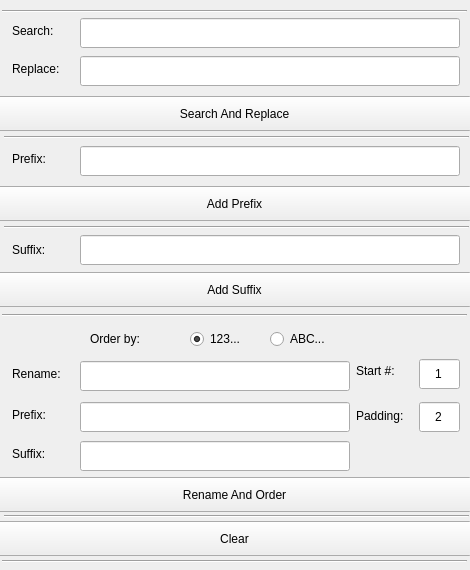
<?xml version="1.0" encoding="UTF-8"?>
<ui version="4.0">
 <class>MainWindow</class>
 <widget class="QMainWindow" name="MainWindow">
  <property name="geometry">
   <rect>
    <x>0</x>
    <y>0</y>
    <width>470</width>
    <height>570</height>
   </rect>
  </property>
  <property name="minimumSize">
   <size>
    <width>470</width>
    <height>570</height>
   </size>
  </property>
  <property name="maximumSize">
   <size>
    <width>99999</width>
    <height>99999</height>
   </size>
  </property>
  <property name="windowTitle">
   <string>MainWindow</string>
  </property>
  <widget class="QWidget" name="centralwidget">
   <widget class="QLineEdit" name="in_suffix">
    <property name="geometry">
     <rect>
      <x>80</x>
      <y>235</y>
      <width>380</width>
      <height>30</height>
     </rect>
    </property>
   </widget>
   <widget class="QLabel" name="lbl_prefix">
    <property name="geometry">
     <rect>
      <x>12</x>
      <y>149</y>
      <width>49</width>
      <height>20</height>
     </rect>
    </property>
    <property name="text">
     <string>Prefix: </string>
    </property>
   </widget>
   <widget class="QPushButton" name="btn_renameOrder">
    <property name="geometry">
     <rect>
      <x>-3</x>
      <y>477</y>
      <width>475</width>
      <height>35</height>
     </rect>
    </property>
    <property name="text">
     <string>Rename And Order</string>
    </property>
   </widget>
   <widget class="QPushButton" name="btn_searchReplace">
    <property name="geometry">
     <rect>
      <x>-3</x>
      <y>96</y>
      <width>475</width>
      <height>35</height>
     </rect>
    </property>
    <property name="mouseTracking">
     <bool>false</bool>
    </property>
    <property name="text">
     <string>Search And Replace</string>
    </property>
    <property name="checkable">
     <bool>false</bool>
    </property>
    <property name="autoDefault">
     <bool>false</bool>
    </property>
    <property name="default">
     <bool>false</bool>
    </property>
    <property name="flat">
     <bool>false</bool>
    </property>
   </widget>
   <widget class="QLineEdit" name="in_replace">
    <property name="geometry">
     <rect>
      <x>80</x>
      <y>56</y>
      <width>380</width>
      <height>30</height>
     </rect>
    </property>
   </widget>
   <widget class="QLabel" name="lbl_prefixOrder">
    <property name="geometry">
     <rect>
      <x>12</x>
      <y>405</y>
      <width>49</width>
      <height>20</height>
     </rect>
    </property>
    <property name="text">
     <string>Prefix: </string>
    </property>
   </widget>
   <widget class="QRadioButton" name="rbtn_letter">
    <property name="geometry">
     <rect>
      <x>270</x>
      <y>329</y>
      <width>71</width>
      <height>20</height>
     </rect>
    </property>
    <property name="text">
     <string>ABC...</string>
    </property>
   </widget>
   <widget class="QLineEdit" name="in_start">
    <property name="geometry">
     <rect>
      <x>419</x>
      <y>359</y>
      <width>41</width>
      <height>30</height>
     </rect>
    </property>
    <property name="text">
     <string>1</string>
    </property>
    <property name="alignment">
     <set>Qt::AlignCenter</set>
    </property>
   </widget>
   <widget class="QLineEdit" name="in_prefix">
    <property name="geometry">
     <rect>
      <x>80</x>
      <y>146</y>
      <width>380</width>
      <height>30</height>
     </rect>
    </property>
   </widget>
   <widget class="QLabel" name="lbl_suffixOrder">
    <property name="geometry">
     <rect>
      <x>12</x>
      <y>444</y>
      <width>49</width>
      <height>20</height>
     </rect>
    </property>
    <property name="text">
     <string>Suffix: </string>
    </property>
   </widget>
   <widget class="QLabel" name="lbl_replace">
    <property name="geometry">
     <rect>
      <x>12</x>
      <y>59</y>
      <width>61</width>
      <height>20</height>
     </rect>
    </property>
    <property name="text">
     <string>Replace: </string>
    </property>
   </widget>
   <widget class="Line" name="sep_end">
    <property name="geometry">
     <rect>
      <x>2</x>
      <y>560</y>
      <width>465</width>
      <height>3</height>
     </rect>
    </property>
    <property name="orientation">
     <enum>Qt::Horizontal</enum>
    </property>
   </widget>
   <widget class="QLabel" name="lbl_order">
    <property name="geometry">
     <rect>
      <x>90</x>
      <y>329</y>
      <width>81</width>
      <height>20</height>
     </rect>
    </property>
    <property name="text">
     <string>Order by: </string>
    </property>
   </widget>
   <widget class="QLineEdit" name="in_prefixOrder">
    <property name="geometry">
     <rect>
      <x>80</x>
      <y>402</y>
      <width>270</width>
      <height>30</height>
     </rect>
    </property>
   </widget>
   <widget class="QLabel" name="lbl_padding">
    <property name="geometry">
     <rect>
      <x>356</x>
      <y>405</y>
      <width>61</width>
      <height>21</height>
     </rect>
    </property>
    <property name="text">
     <string>Padding:  </string>
    </property>
   </widget>
   <widget class="Line" name="sep_suffix">
    <property name="geometry">
     <rect>
      <x>4</x>
      <y>226</y>
      <width>465</width>
      <height>3</height>
     </rect>
    </property>
    <property name="orientation">
     <enum>Qt::Horizontal</enum>
    </property>
   </widget>
   <widget class="QLabel" name="lbl_renameOrder">
    <property name="geometry">
     <rect>
      <x>12</x>
      <y>364</y>
      <width>61</width>
      <height>20</height>
     </rect>
    </property>
    <property name="text">
     <string>Rename: </string>
    </property>
   </widget>
   <widget class="Line" name="sep_searchReplace">
    <property name="geometry">
     <rect>
      <x>2</x>
      <y>10</y>
      <width>465</width>
      <height>3</height>
     </rect>
    </property>
    <property name="orientation">
     <enum>Qt::Horizontal</enum>
    </property>
   </widget>
   <widget class="Line" name="sep_clear">
    <property name="geometry">
     <rect>
      <x>4</x>
      <y>515</y>
      <width>465</width>
      <height>3</height>
     </rect>
    </property>
    <property name="orientation">
     <enum>Qt::Horizontal</enum>
    </property>
   </widget>
   <widget class="QPushButton" name="btn_suffix">
    <property name="geometry">
     <rect>
      <x>-3</x>
      <y>272</y>
      <width>475</width>
      <height>35</height>
     </rect>
    </property>
    <property name="text">
     <string>Add Suffix</string>
    </property>
   </widget>
   <widget class="Line" name="sep_prefix">
    <property name="geometry">
     <rect>
      <x>4</x>
      <y>136</y>
      <width>465</width>
      <height>3</height>
     </rect>
    </property>
    <property name="orientation">
     <enum>Qt::Horizontal</enum>
    </property>
   </widget>
   <widget class="QPushButton" name="btn_clear">
    <property name="geometry">
     <rect>
      <x>-3</x>
      <y>521</y>
      <width>475</width>
      <height>35</height>
     </rect>
    </property>
    <property name="text">
     <string>Clear</string>
    </property>
   </widget>
   <widget class="QLabel" name="lbl_suffix">
    <property name="geometry">
     <rect>
      <x>12</x>
      <y>240</y>
      <width>49</width>
      <height>20</height>
     </rect>
    </property>
    <property name="text">
     <string>Suffix: </string>
    </property>
   </widget>
   <widget class="QRadioButton" name="rbtn_num">
    <property name="geometry">
     <rect>
      <x>190</x>
      <y>329</y>
      <width>71</width>
      <height>20</height>
     </rect>
    </property>
    <property name="text">
     <string>123...</string>
    </property>
    <property name="checked">
     <bool>true</bool>
    </property>
   </widget>
   <widget class="QLabel" name="lbl_start">
    <property name="geometry">
     <rect>
      <x>356</x>
      <y>361</y>
      <width>51</width>
      <height>20</height>
     </rect>
    </property>
    <property name="text">
     <string>Start #: </string>
    </property>
   </widget>
   <widget class="Line" name="sep_renameOrder">
    <property name="geometry">
     <rect>
      <x>2</x>
      <y>314</y>
      <width>465</width>
      <height>3</height>
     </rect>
    </property>
    <property name="orientation">
     <enum>Qt::Horizontal</enum>
    </property>
   </widget>
   <widget class="QLineEdit" name="in_rename">
    <property name="geometry">
     <rect>
      <x>80</x>
      <y>361</y>
      <width>270</width>
      <height>30</height>
     </rect>
    </property>
   </widget>
   <widget class="QLabel" name="lbl_search">
    <property name="geometry">
     <rect>
      <x>12</x>
      <y>21</y>
      <width>49</width>
      <height>20</height>
     </rect>
    </property>
    <property name="text">
     <string>Search: </string>
    </property>
   </widget>
   <widget class="QLineEdit" name="in_padding">
    <property name="geometry">
     <rect>
      <x>419</x>
      <y>402</y>
      <width>41</width>
      <height>30</height>
     </rect>
    </property>
    <property name="text">
     <string>2</string>
    </property>
    <property name="alignment">
     <set>Qt::AlignCenter</set>
    </property>
   </widget>
   <widget class="QPushButton" name="btn_prefix">
    <property name="geometry">
     <rect>
      <x>-3</x>
      <y>186</y>
      <width>475</width>
      <height>35</height>
     </rect>
    </property>
    <property name="text">
     <string>Add Prefix</string>
    </property>
   </widget>
   <widget class="QLineEdit" name="in_suffixOrder">
    <property name="geometry">
     <rect>
      <x>80</x>
      <y>441</y>
      <width>270</width>
      <height>30</height>
     </rect>
    </property>
   </widget>
   <widget class="QLineEdit" name="in_search">
    <property name="geometry">
     <rect>
      <x>80</x>
      <y>18</y>
      <width>380</width>
      <height>30</height>
     </rect>
    </property>
   </widget>
  </widget>
 </widget>
 <resources/>
 <connections/>
</ui>
